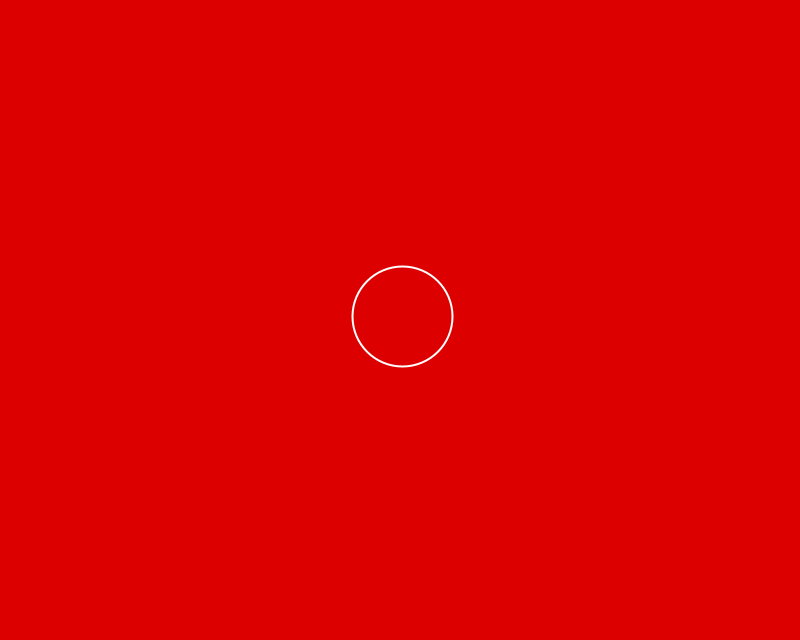
Frame 1 (no input)
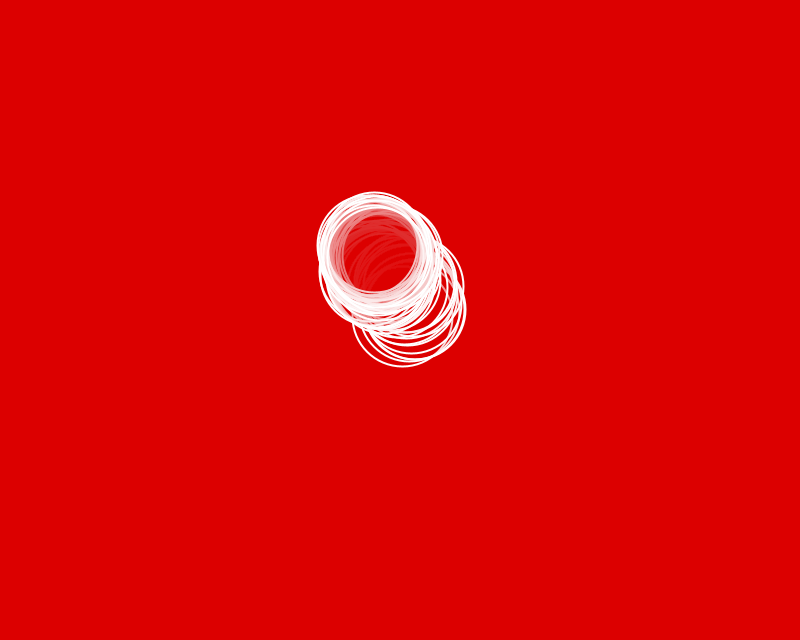
Frame 60 (the mouse pressed at the canvas centre just before this capture)
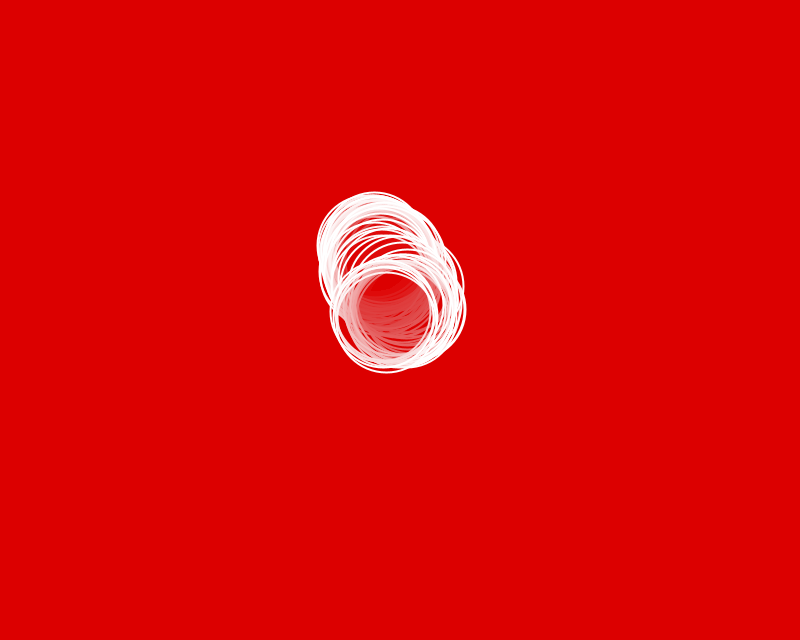
Frame 120 (the mouse held since frame 60 and released just before this capture)

The Processing sketch that drew these frames (run headless with seeded random() and noise(); from frame 60 on, the mouse is pressed at the canvas centre):

// Processing sketch: random_motion_01
// ── random_motion_01.pde
int diameter = 100;

float speed = 8;
float posX;
float posY;


void setup() {
  size( 800, 640 );
  
  // initilize position variable to the centre of the window
  posX = width / 2;
  posY = height / 2;
  
  background( 220, 0, 0 );
}

void draw() {
  // on every draw loop, we get a random number in the range
  // of negative "speed" to positive "speed"
  posX += random(-speed, speed);
  posY += random(-speed, speed);
  
  fill( 220, 0, 0, 12 );
  strokeWeight( 2 );
  stroke( 255 );
  ellipse( posX, posY, diameter, diameter );
}
